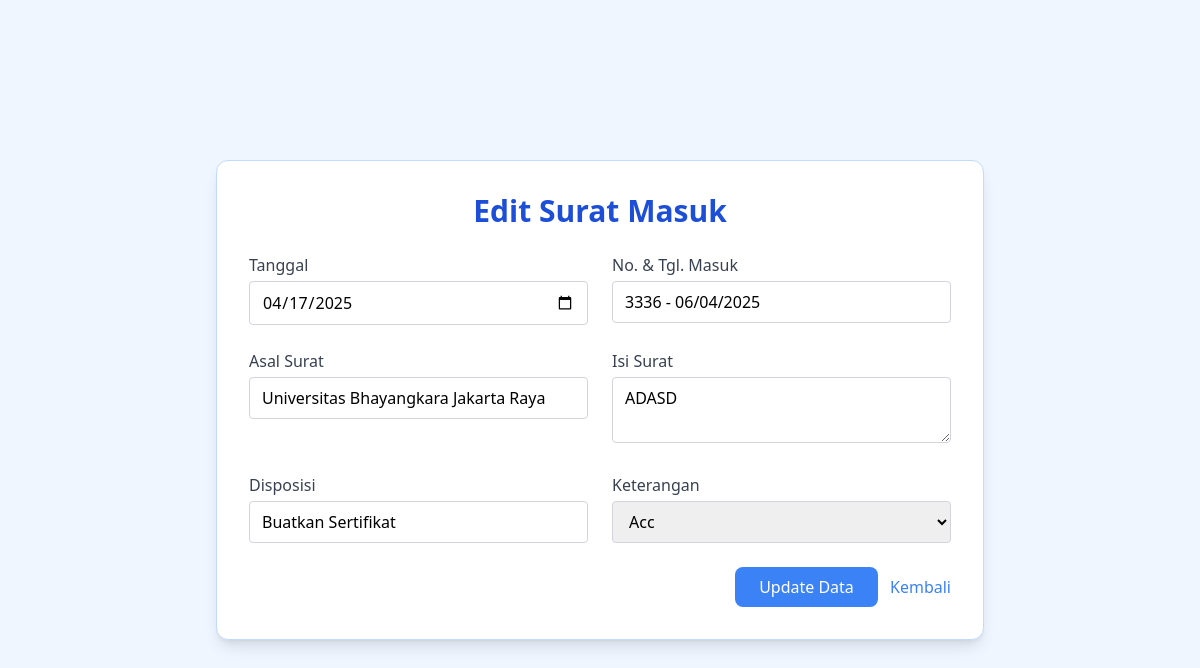
Page /admin/surat_masuk/edit.php?id=15 on the committed database.
### tables this page shows
CREATE TABLE `surat_masuk` (
  `id` int(11) NOT NULL,
  `tanggal` date DEFAULT NULL,
  `no_tgl_masuk` varchar(255) DEFAULT NULL,
  `asal_surat` varchar(255) DEFAULT NULL,
  `isi_surat` text DEFAULT NULL,
  `disposisi` varchar(255) DEFAULT NULL,
  `keterangan` text DEFAULT NULL
);

### admin/surat_masuk/edit.php (the view, shortened to what this page needs)
<?php
include '../../config.php';
if (isset($_GET['id'])) {
  $id = $_GET['id'];
  $result = mysqli_query($mysqli, "SELECT * FROM surat_masuk WHERE id = $id");
  $row = mysqli_fetch_assoc($result);
}
?>
<!DOCTYPE html>
<html lang="id">
<head>
  <script src="https://cdn.tailwindcss.com"></script>
</head>
<body class="bg-blue-50 min-h-screen flex items-center justify-center px-4">
  <div class="max-w-3xl w-full bg-white p-8 rounded-xl shadow-lg border border-blue-200">
    <h2 class="text-3xl font-semibold text-blue-700 mb-6 text-center">Edit Surat Masuk</h2>
    <form method="POST" class="grid grid-cols-1 md:grid-cols-2 gap-6">
      <div>
        <label class="block font-medium text-gray-700 mb-1">Tanggal</label>
        <input type="date" name="tanggal" value="<?= $row['tanggal'] ?>" class="w-full border border-gray-300 rounded px-3 py-2 focus:outline-none focus:ring-2 focus:ring-blue-300">
      </div>
      <div>
        <label class="block font-medium text-gray-700 mb-1">No. & Tgl. Masuk</label>
        <input type="text" name="no_tgl_masuk" value="<?= $row['no_tgl_masuk'] ?>" class="w-full border border-gray-300 rounded px-3 py-2 focus:outline-none focus:ring-2 focus:ring-blue-300">
      </div>
      <div>
        <label class="block font-medium text-gray-700 mb-1">Asal Surat</label>
        <input type="text" name="asal_surat" value="<?= $row['asal_surat'] ?>" class="w-full border border-gray-300 rounded px-3 py-2 focus:outline-none focus:ring-2 focus:ring-blue-300">
      </div>
      <div>
        <label class="block font-medium text-gray-700 mb-1">Isi Surat</label>
        <textarea name="isi_surat" rows="2" class="w-full border border-gray-300 rounded px-3 py-2 focus:outline-none focus:ring-2 focus:ring-blue-300"><?= $row['isi_surat'] ?></textarea>
      </div>
      <div>
        <label class="block font-medium text-gray-700 mb-1">Disposisi</label>
        <input type="text" name="disposisi" value="<?= $row['disposisi'] ?>" class="w-full border border-gray-300 rounded px-3 py-2 focus:outline-none focus:ring-2 focus:ring-blue-300">
      </div>
      <div>
        <label class="block font-medium text-gray-700 mb-1">Keterangan</label>
        <select name="keterangan" class="w-full border border-gray-300 rounded px-3 py-2 focus:outline-none focus:ring-2 focus:ring-blue-300">
          <option value="Acc" <?= $row['keterangan'] == 'Acc' ? 'selected' : '' ?>>Acc</option>
        </select>
      </div>
      <div class="md:col-span-2 text-right">
        <button type="submit" class="bg-blue-500 hover:bg-blue-600 text-white px-6 py-2 rounded-lg transition">Update Data</button>
        <a href="surat_masuk.php" class="ml-2 text-blue-500 hover:underline">Kembali</a>
      </div>
    </form>
  </div>
</body>
</html>

### rows in the picture
surat_masuk: tanggal "04/17/2025", no_tgl_masuk "3336 - 06/04/2025", asal_surat "Universitas Bhayangkara Jakarta Raya", isi_surat "ADASD", disposisi "Buatkan Sertifikat", keterangan "Acc"
